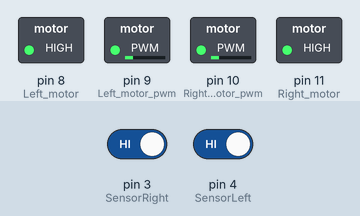
This sketch was run on a simulated Arduino Uno, built for the host (arithmetic inside an expression is 32-bit, double 64-bit). On the bench: switched loads named in the sketch (green lamp = pin HIGH). The test bench sets the inputs (shaded band); at power-on: pin 3 (SensorRight) HIGH, pin 4 (SensorLeft) HIGH.

Above: at 1.2 s.
1.3 s: pin 3 (SensorRight) driven LOW
At 2.5 s:
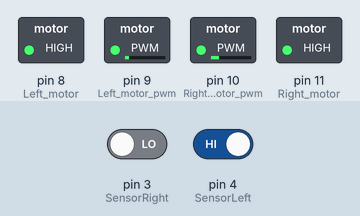
2.8 s: pin 4 (SensorLeft) driven LOW
At 3.1 s:
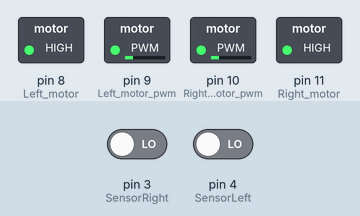
Timing chart, 0 to 5.8 s (numbered marks = the images above; inputs shaded):
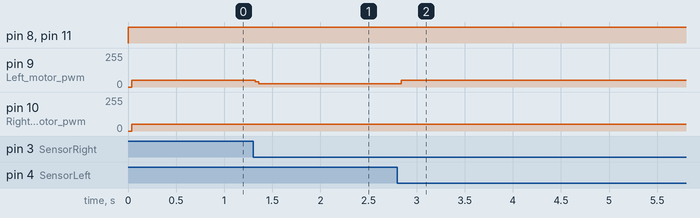

Measured:
- after the input at 1.3 s, pin 9 (Left_motor_pwm): 49/255 → 25/255 at once
- after the input at 2.8 s, pin 9 (Left_motor_pwm): 25/255 → 50/255 at once

The sketch:

linesensor.ino
```cpp
//=======================================================
//  小車巡線
//=======================================================
//#include <Servo.h>
int Left_motor = 8;
int Left_motor_pwm = 9;
int Right_motor_pwm = 10;
int Right_motor = 11;
int SensorRight = 3;     //右巡線感測器
int SensorLeft = 4;       //左巡線感測器
int SL;    //左巡線感測器狀態
int SR;    //右巡線感測器狀態

void setup()
{
  pinMode(Left_motor, OUTPUT);
  pinMode(Left_motor_pwm, OUTPUT);
  pinMode(Right_motor, OUTPUT);
  pinMode(Right_motor_pwm, OUTPUT);
  pinMode(SensorRight, INPUT); //定義右巡線感測器狀態為輸入
  pinMode(SensorLeft, INPUT); //定義左巡線感測器狀態為輸入
}

void run(int rm, int rm_pwm, int lm, int lm_pwm, int rm_pwm2, int lm_pwm2)
{
    digitalWrite(Right_motor,rm);
    digitalWrite(Right_motor_pwm,rm_pwm);
    analogWrite(Right_motor_pwm,rm_pwm2);

    digitalWrite(Left_motor,lm);
    digitalWrite(Left_motor_pwm,lm_pwm);
    analogWrite(Left_motor_pwm,lm_pwm2);
}

void loop()
{
  // 偵測到黑線 輸出HIGH 偵測到白色區域 輸出LOW
  SR = digitalRead(SensorRight);
  // LOW表示在白色區域，車子底板上L1亮；HIGH表示在壓在黑線上，車子底板上L1滅
  SL = digitalRead(SensorLeft);
  // LOW表示在白色區域，車子底板上L2亮；HIGH表示在壓在黑線上，車子底板上L2滅
  if (SL == LOW && SR == LOW) // 左右都偵測到白色，表示車子還沒到黑線上，直走
    run(1, 0, 1, 0, 50, 50);
  else if (SL == HIGH & SR == LOW)// 右邊偵測到白色，表示車子向右偏離軌道，向左調整方向
    run(1, 0, 1, 0, 50, 25);
  else if (SL == LOW & SR == HIGH) // 左邊偵測到白色，表示車子向左偏離軌道，向右調整方向
    run(1, 0, 1, 0, 25, 50);
  else run(1, 0, 1, 0, 50, 50); // 都是黑色, 直走
}
```
